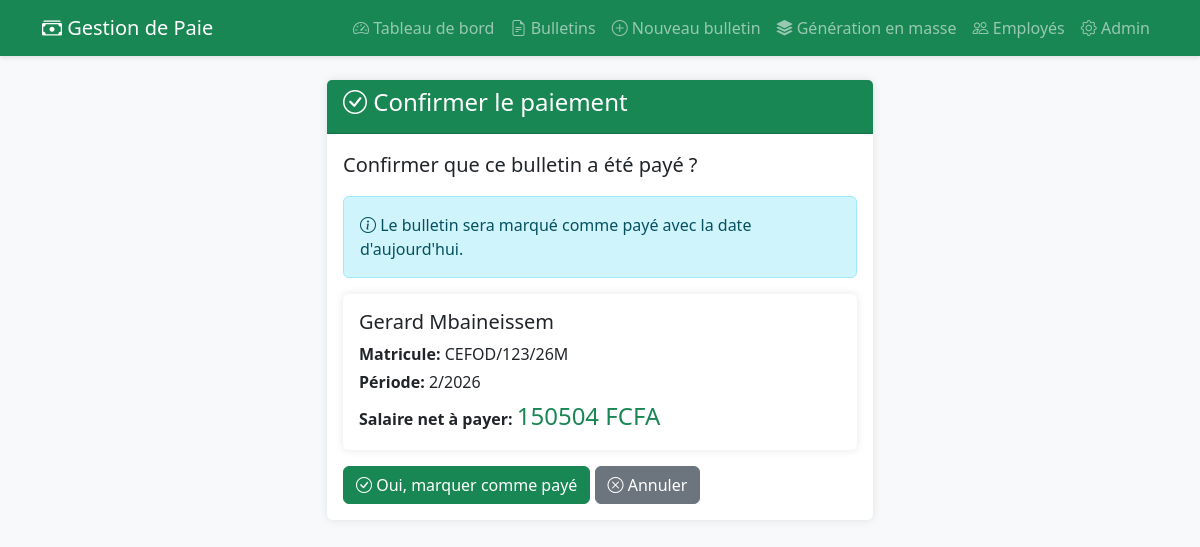
The page /paie/bulletins/1/payer/ on the database its author committed.
### gestion_paie/models.py (models this page shows, shortened)
class BulletinPaie(models.Model):
    employe = models.ForeignKey(Employe, on_delete=models.CASCADE, related_name='bulletins')
    mois = models.IntegerField(verbose_name="Mois")
    annee = models.IntegerField(verbose_name="Année")
    salaire_base = models.DecimalField(max_digits=12, decimal_places=2, default=0, verbose_name="Salaire de base")
    heures_sup_normales = models.DecimalField(max_digits=6, decimal_places=2, default=0, verbose_name="Heures sup normales")
    montant_heures_sup_normales = models.DecimalField(max_digits=12, decimal_places=2, default=0, verbose_name="Montant heures sup normales")
    heures_sup_nuit = models.DecimalField(max_digits=6, decimal_places=2, default=0, verbose_name="Heures sup de nuit")
    montant_heures_sup_nuit = models.DecimalField(max_digits=12, decimal_places=2, default=0, verbose_name="Montant heures sup de nuit")
    heures_sup_weekend = models.DecimalField(max_digits=6, decimal_places=2, default=0, verbose_name="Heures sup week-end")
    montant_heures_sup_weekend = models.DecimalField(max_digits=12, decimal_places=2, default=0, verbose_name="Montant heures sup week-end")
    total_primes = models.DecimalField(max_digits=12, decimal_places=2, default=0, verbose_name="Total primes")
    total_deductions = models.DecimalField(max_digits=12, decimal_places=2, default=0, verbose_name="Total déductions")
    salaire_brut = models.DecimalField(max_digits=12, decimal_places=2, default=0, verbose_name="Salaire brut")
    cotisation_sociale_employe = models.DecimalField(max_digits=12, decimal_places=2, default=0, verbose_name="Cotisation sociale employé")
    cotisation_sociale_employeur = models.DecimalField(max_digits=12, decimal_places=2, default=0, verbose_name="Cotisation sociale employeur")
    salaire_imposable = models.DecimalField(max_digits=12, decimal_places=2, default=0, verbose_name="Salaire imposable")
    impot_revenu = models.DecimalField(max_digits=12, decimal_places=2, default=0, verbose_name="Impôt sur le revenu")
    salaire_net = models.DecimalField(max_digits=12, decimal_places=2, default=0, verbose_name="Salaire net")
    date_creation = models.DateTimeField(auto_now_add=True, verbose_name="Date de création")
    date_paiement = models.DateField(null=True, blank=True, verbose_name="Date de paiement")
    paye = models.BooleanField(default=False, verbose_name="Payé")
    parametres = models.ForeignKey(ParametrePaie, on_delete=models.PROTECT, verbose_name="Paramètres utilisés", null=True, blank=True)
    class Meta:
        verbose_name = "Bulletin de paie"
        verbose_name_plural = "Bulletins de paie"
        unique_together = ['employe', 'mois', 'annee']
        ordering = ['-annee', '-mois']

### gestion_emp/models.py (models this page shows, shortened)
class Employe(models.Model):
    GENRE_CHOICES = [
        ('M', 'Masculin'),
        ('F', 'Féminin'),
    ]
    STATUT_CHOICES = [
        ('actif', 'Actif'),
        ('conge', 'En congé'),
        ('suspendu', 'Suspendu'),
        ('demission', 'Démission'),
    ]
    POSTE_CHOICES = [
        ('directeur', 'Directeur'),
        ('manager', 'Manager'),
        ('chef_equipe', 'Chef d\'équipe'),
        ('employe', 'Employé'),
        ('stagiaire', 'Stagiaire'),
    ]
    matricule = models.CharField(max_length=20, unique=True, verbose_name="Matricule")
    nom = models.CharField(max_length=100, verbose_name="Nom")
    prenom = models.CharField(max_length=100, verbose_name="Prénom")
    genre = models.CharField(max_length=1, choices=GENRE_CHOICES, verbose_name="Genre")
    date_naissance = models.DateField(verbose_name="Date de naissance")
    lieu_naissance = models.CharField(max_length=100, verbose_name="Lieu de naissance")
    telephone_regex = RegexValidator(regex=r'^\+?1?\d{8,15}$', message="Numéro de téléphone invalide")
    telephone = models.CharField(validators=[telephone_regex], max_length=17, verbose_name="Téléphone")
    email = models.EmailField(unique=True, verbose_name="Email")
    adresse = models.TextField(verbose_name="Adresse")
    poste = models.CharField(max_length=50, choices=POSTE_CHOICES, verbose_name="Poste")
    departement = models.CharField(max_length=100, verbose_name="Département")
    date_embauche = models.DateField(verbose_name="Date d'embauche")
    salaire_base = models.DecimalField(max_digits=10, decimal_places=2, verbose_name="Salaire de base")
    statut = models.CharField(max_length=20, choices=STATUT_CHOICES, default='actif', verbose_name="Statut")
    date_creation = models.DateTimeField(auto_now_add=True, verbose_name="Date de création")
    date_modification = models.DateTimeField(auto_now=True, verbose_name="Dernière modification")
    class Meta:
        verbose_name = "Employé"
        verbose_name_plural = "Employés"
        ordering = ['-date_embauche']
    def get_nom_complet(self):
        return f"{self.prenom} {self.nom}"

### gestion_paie/views.py (the view, shortened to what this page needs)
# urls.py: path('bulletins/<int:pk>/payer/', views.marquer_paye, name='marquer_paye'),
def marquer_paye(request, pk):
    bulletin = get_object_or_404(BulletinPaie, pk=pk)
    context = {
        'bulletin': bulletin
    }
    return render(request, 'gestion_paie/confirmer_paiement.html', context)

### gestion_paie/templates/gestion_paie/confirmer_paiement.html (shortened to what this page needs)
{% extends 'gestion_paie/base.html' %}
{% block content %}
<div class="row justify-content-center">
    <div class="col-md-6">
        <div class="card border-success">
            <div class="card-header bg-success text-white">
                <h4><i class="bi bi-check-circle"></i> Confirmer le paiement</h4>
            </div>
            <div class="card-body">
                <p class="lead">Confirmer que ce bulletin a été payé ?</p>
                <div class="alert alert-info">
                    <i class="bi bi-info-circle"></i> Le bulletin sera marqué comme payé avec la date d'aujourd'hui.
                </div>
                <div class="card mb-3">
                    <div class="card-body">
                        <h5>{{ bulletin.employe.get_nom_complet }}</h5>
                        <p class="mb-1"><strong>Matricule:</strong> {{ bulletin.employe.matricule }}</p>
                        <p class="mb-1"><strong>Période:</strong> {{ bulletin.mois }}/{{ bulletin.annee }}</p>
                        <p class="mb-0"><strong>Salaire net à payer:</strong>
                            <span class="fs-4 text-success">{{ bulletin.salaire_net|floatformat:0 }} FCFA</span>
                        </p>
                    </div>
                </div>
                <form method="post">
                    <button type="submit" class="btn btn-success">
                        <i class="bi bi-check-circle"></i> Oui, marquer comme payé
                    </button>
                    <a href="{% url 'detail_bulletin' bulletin.pk %}" class="btn btn-secondary">
                        <i class="bi bi-x-circle"></i> Annuler
                    </a>
                </form>
            </div>
        </div>
    </div>
</div>
{% endblock %}

### gestion_paie/templates/gestion_paie/base.html (style rules this page uses)
body { background-color: #f8f9fa; }
.card { box-shadow: 0 0 10px rgba(0,0,0,.1); border: none; margin-bottom: 20px; }

### rows shown on the page
BulletinPaie: employe.get_nom_complet "Gerard Mbaineissem", employe.matricule "CEFOD/123/26M", mois "2", annee "2026", salaire_net "150504"
